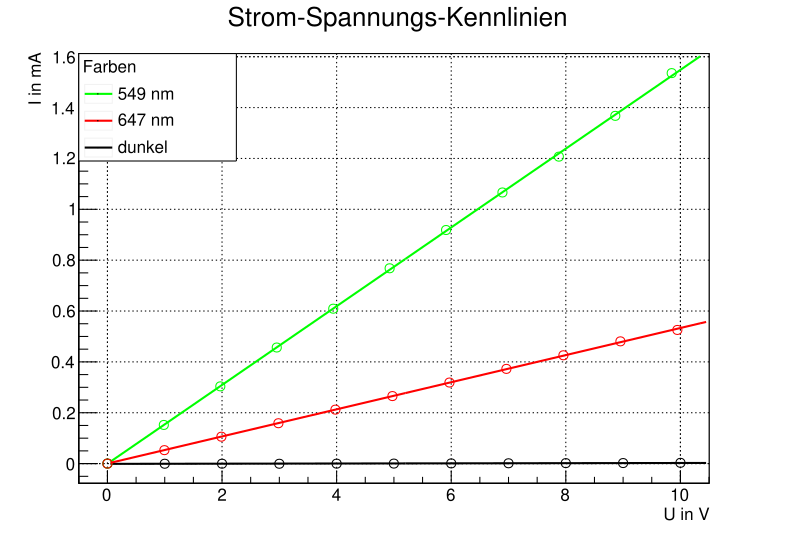

Recreate this plot in Python.
from ROOT import *
import csv
import numpy as np

gROOT.Reset()

U_V = []
I_A = []

filenames=["A1dunkel.csv","A1_549nm.csv","A1_647nm.csv"]

for i in range(len(filenames)):
  U_V.append([])
  I_A.append([])
  dataf = open(filenames[i], 'r');
  for line in dataf:
    if line.startswith("#") or line.startswith(" "):
      continue;
    
    line = line.split(' ',1)
  
    U_V[i].append(float(line[0][:-2].replace(',','.')))
    I_A[i].append(float(line[1][:-2].replace(',','.')))

  dataf.close()
#  print np.array(U_V[i])
#  print np.array(I_A[i])
  
U_V = np.array(U_V)
I_A = np.array(I_A)

print U_V
print I_A
  
mg = TMultiGraph();

graph_dunkel = TGraphErrors(len(U_V[0]),U_V[0],I_A[0])
graph_gr = TGraphErrors(len(U_V[1]),U_V[1],I_A[1])
graph_r = TGraphErrors(len(U_V[2]),U_V[2],I_A[2])
mg.SetTitle("Strom-Spannungs-Kennlinien;U in V;I in mA")

graph_dunkel.SetMarkerStyle(kOpenCircle)
graph_dunkel.SetMarkerColor(kBlack)
graph_dunkel.SetLineColor(kBlack);

graph_gr.SetMarkerStyle(kOpenCircle)
graph_gr.SetMarkerColor(kGreen)
graph_gr.SetLineColor(kGreen);

graph_r.SetMarkerStyle(kOpenCircle)
graph_r.SetMarkerColor(kRed)
graph_r.SetLineColor(kRed);
graph_dunkel.SetMaximum(1.8)

f_dunkel = TF1("Linear Law","[0]+x*[1]")
f_dunkel.SetLineColor(kBlack);
f_dunkel.SetLineStyle(1);


f_gr = TF1("Linear Law2","[0]+x*[1]")
f_gr.SetLineColor(kGreen);
f_gr.SetLineStyle(1);

f_r = TF1("Linear Law3","[0]+x*[1]")
f_r.SetLineColor(kRed);
f_r.SetLineStyle(1);

graph_dunkel.Fit(f_dunkel);
graph_gr.Fit(f_gr);
graph_r.Fit(f_r);

leg = TLegend(.1,.7,.3,.9,"Farben");
leg.SetFillColor(0);
graph_dunkel.SetFillColor(0);
graph_gr.SetFillColor(0);
graph_r.SetFillColor(0);
leg.AddEntry(f_gr,"549 nm");
leg.AddEntry(f_r,"647 nm");
leg.AddEntry(f_dunkel,"dunkel");


c1 = TCanvas( 'c1', 'The Fit Canvas', 200, 10, 700, 500 )
c1.SetGrid()

mg.Add(graph_dunkel)
mg.Add(graph_gr)
mg.Add(graph_r)

mg.Draw("AP")

"""
graph_dunkel.Draw("AP")
graph_gr.Draw("SAME")
graph_r.DrawClone("SAME")
"""
leg.Draw("Same");

c1.Update()

c1.SaveAs("A1.pdf")

raw_input()
